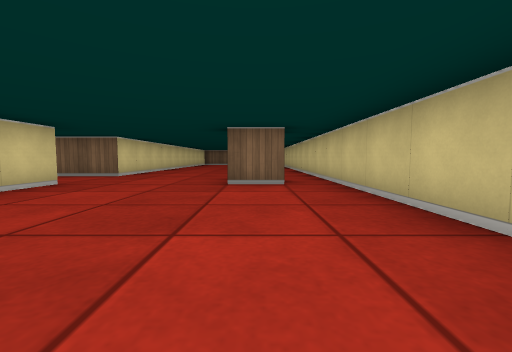
View 1 (above)

19 first-person views from a walk through a cub3D maze. The camera is about half as high as the walls, tilts 4° down and sees 90° across. The floor is counted in squares. Each view is taken from the middle of a square. On the plan, view 1 faces up. The plan holds only what a view shows up to about 9 squares ahead; the rest is blank.

View 2
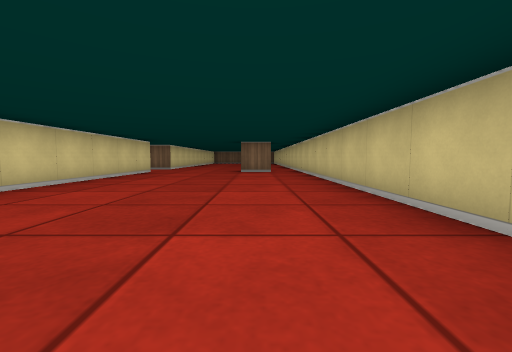

View 3
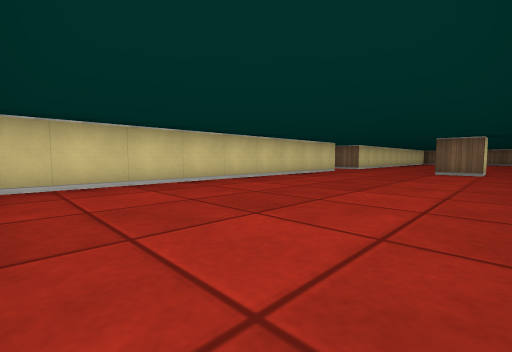

View 4
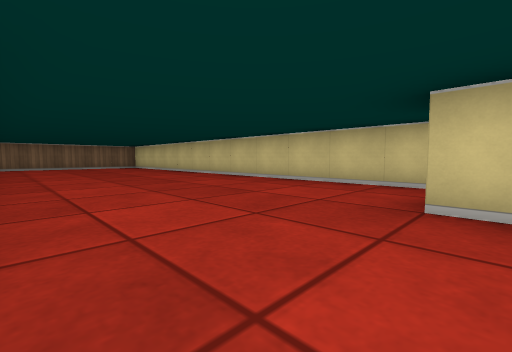

View 5
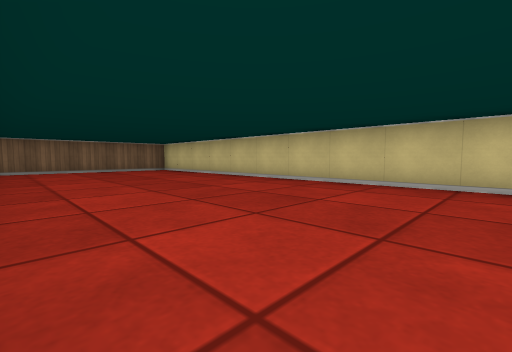

View 6
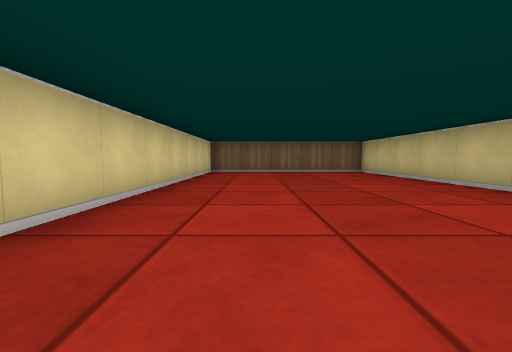

View 7
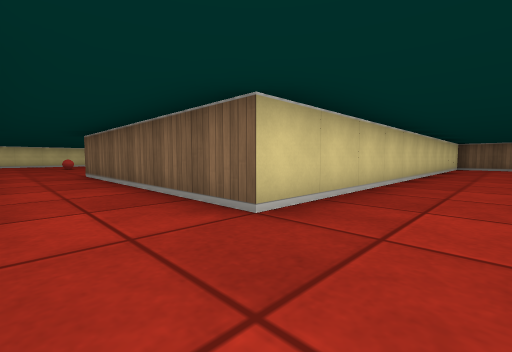

View 8
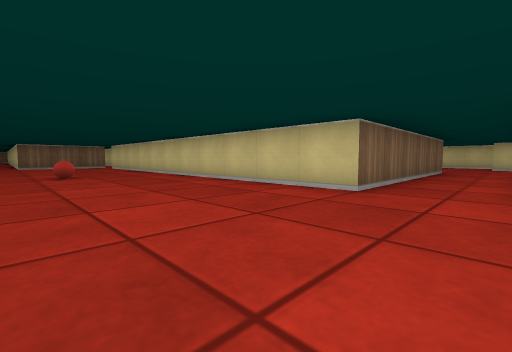

View 9
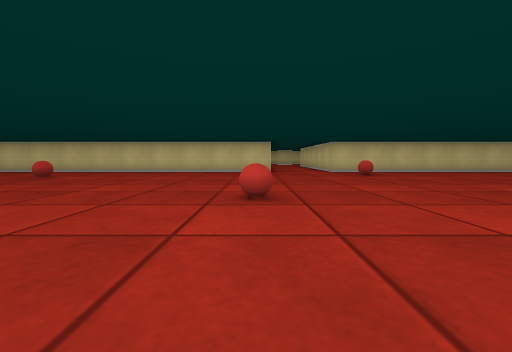

View 10
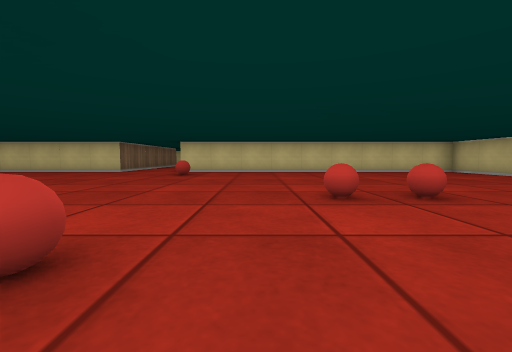

View 11
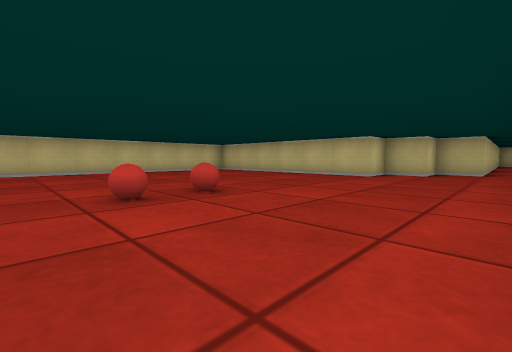

View 12
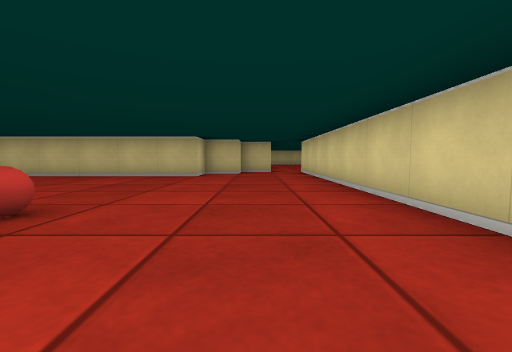

View 13
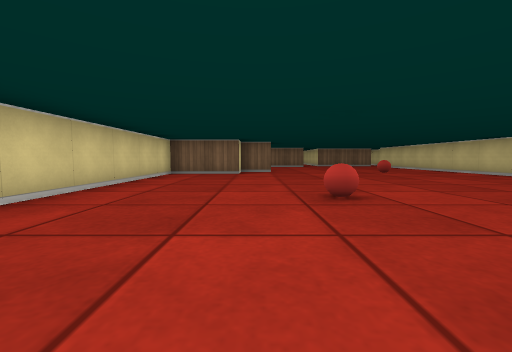

View 14
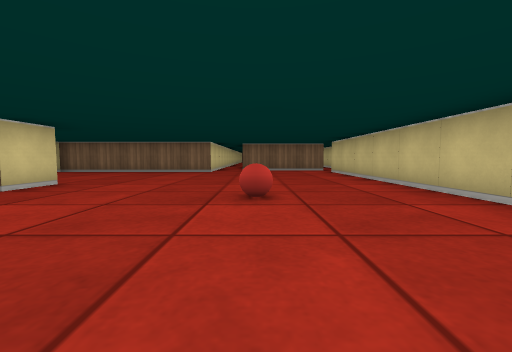

View 15
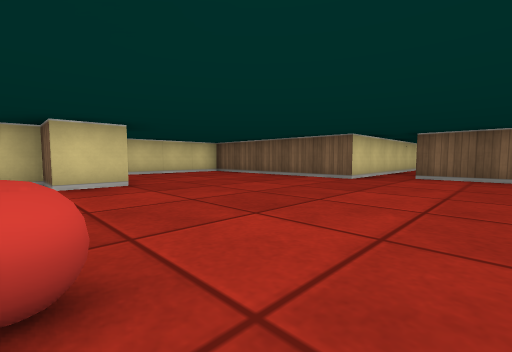

View 16
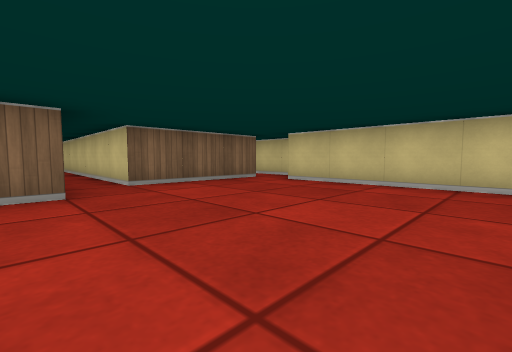

View 17
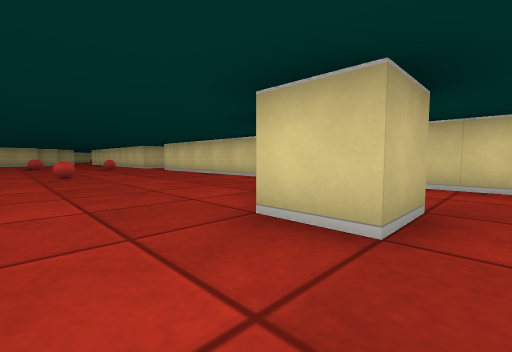

View 18
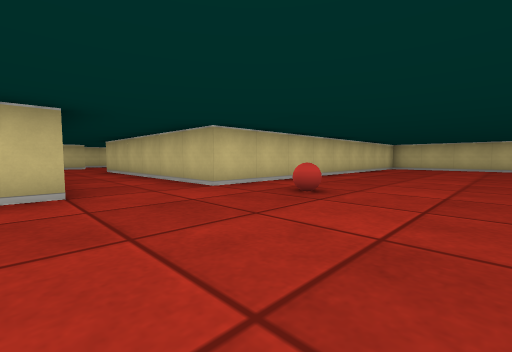

View 19
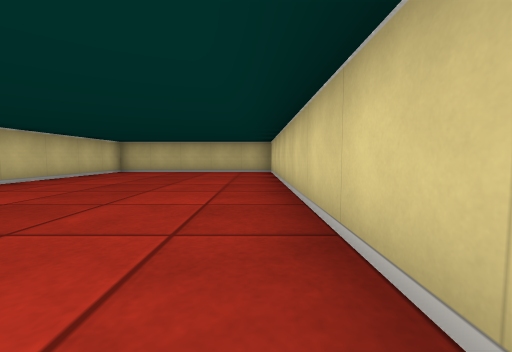

### Floor plan
Points are (right, up) in squares from view 1. A wall is a line through its corners. A room is listed if a view was taken in it or the views show most of it. See-through windows are left out.
Room 1 (views 1, 2, 3, 5, 6, 7, 19)
walls: (0.5, 5.5) (0.5, 4.5) (-0.5, 4.5); (-0.5, 4.9) (-0.5, 5.5); (-3.5, 4.5) (-3.5, -4.5) (1.5, -4.5) (1.5, 17.5) (-3.5, 17.5) (-3.5, 6.5)
ways out: opening at (-3.5, 5.5) to room 2
Room 2 (views 4, 8, 9, 10, 11, 12, 13, 14, 15, 16, 17, 18)
walls: (-16.6, 13.5) (-15.5, 13.5) (-15.5, 12.5) (-16.5, 12.5) (-16.5, 11.5) (-18.5, 11.5) (-18.5, 5.6); (-18.5, 0.6) (-18.5, -6.5); (-3.5, 6.5) (-9.5, 6.5) (-9.5, 17.5); (-9.5, 18.5) (-12.5, 18.5) (-12.5, 24.5); (-13.5, 22.4) (-13.5, 17.5) (-18.5, 17.5) (-18.5, 13); (-17.5, -6.5) (-16.5, -6.5) (-16.5, -5.5) (-15.5, -5.5) (-15.5, -4.5) (-9.5, -4.5) (-9.5, 4.5) (-3.5, 4.5)
ways out: opening at (-3.5, 5.5) to room 1; opening at (-18, -7); opening at (-9, 18)
objects: ball (-17, 3); ball (-15, 0); ball (-15, 1); ball (-15, 7); ball (-12, 12); ball (-11, 4)

Positions as (right, up) in squares from view 1, and headings:
1: (0, 0), facing up
2: (0, -4), facing up
3: (1, -4), facing up-left
4: (-3, 5), facing up-right
5: (-3, 8), facing up-right
6: (-2, 9), facing up
7: (-2, 5), facing up-left
8: (-13, 5), facing up-right
9: (-18, 7), facing right
10: (-18, 2), facing right
11: (-18, 2), facing down-right
12: (-17, 2), facing down
13: (-16, 4), facing up
14: (-12, 9), facing up
15: (-11, 12), facing up-left
16: (-14, 14), facing up-right
17: (-14, 14), facing down-left
18: (-13, 7), facing down-right
19: (-3, 4), facing down
